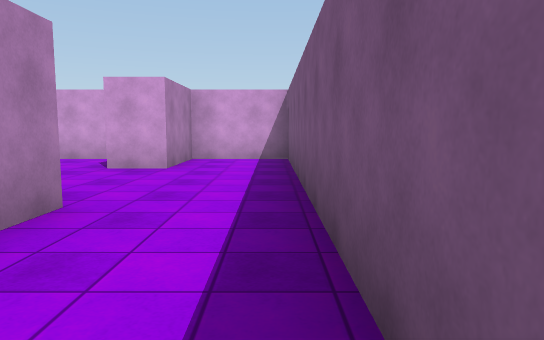
View 1 (above)

16 first-person views from a walk through a Unity game level. The camera is 1.3 m above the floor, tilts 6° down and sees 70° across. The floor is counted in squares, 2 m on a side. Each view is taken from the middle of a square. On the plan, view 1 faces up. The plan holds only what a view shows up to about 11 squares ahead; the rest is blank. The player character is not drawn. Surface patterns are stand-ins for the level's own textures.

View 2
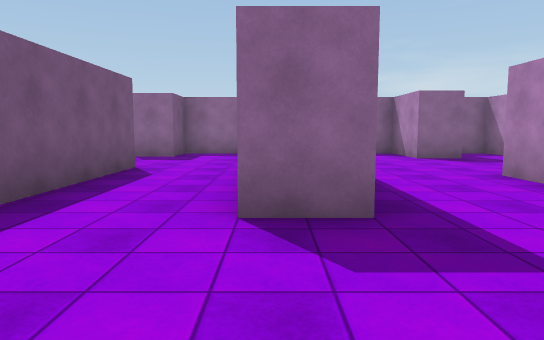

View 3
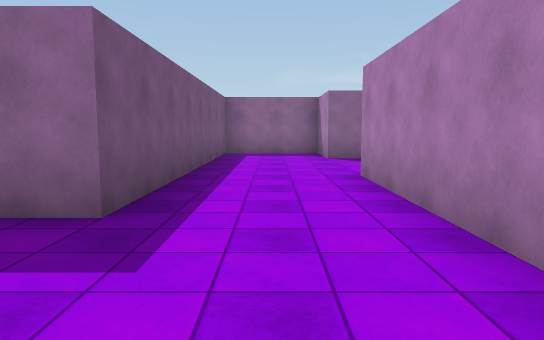

View 4
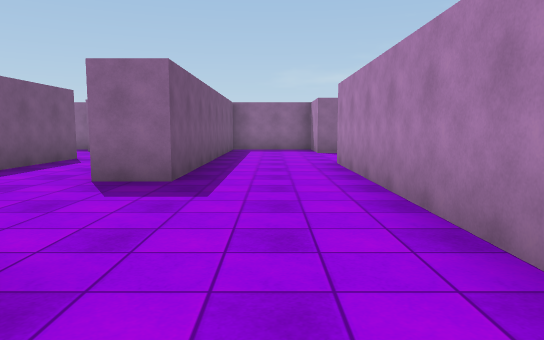

View 5
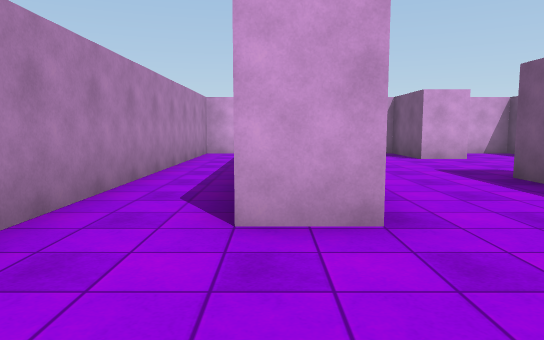

View 6
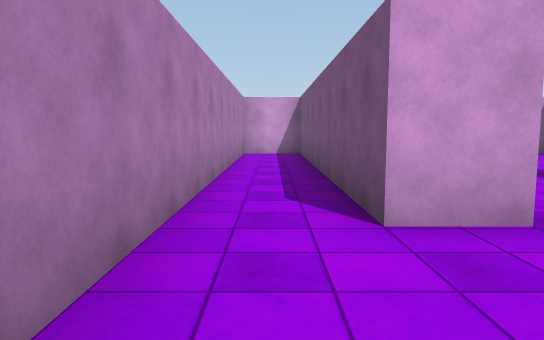

View 7
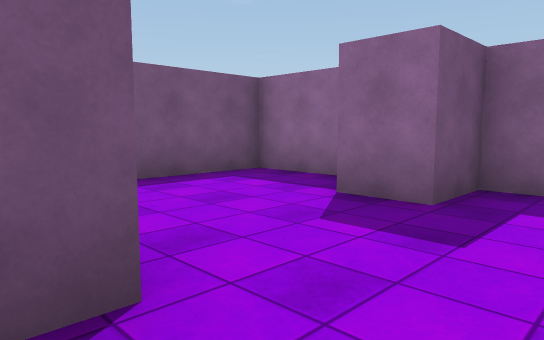

View 8
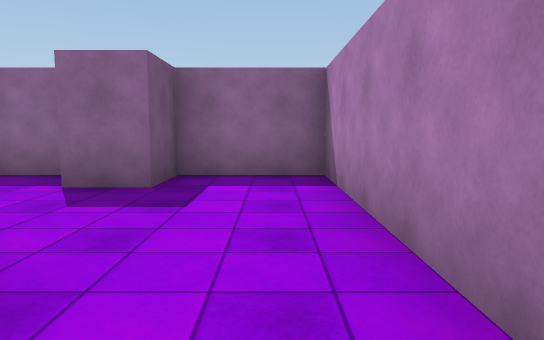

View 9
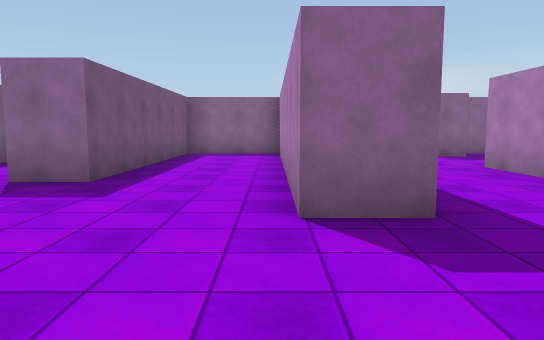

View 10
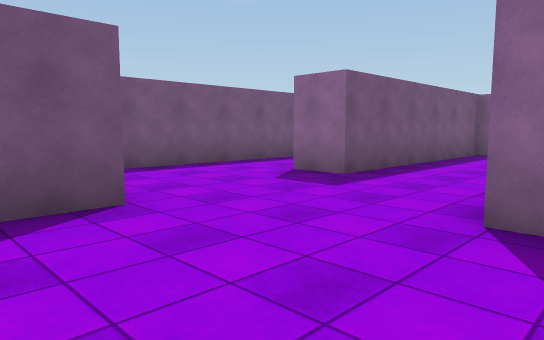

View 11
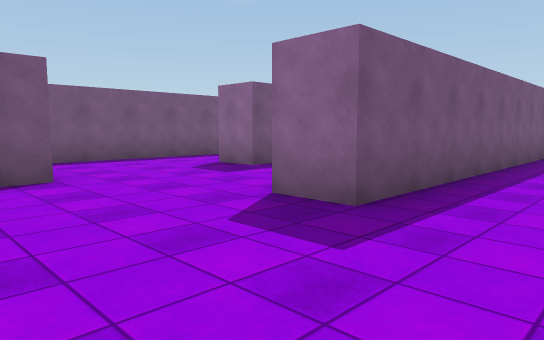

View 12
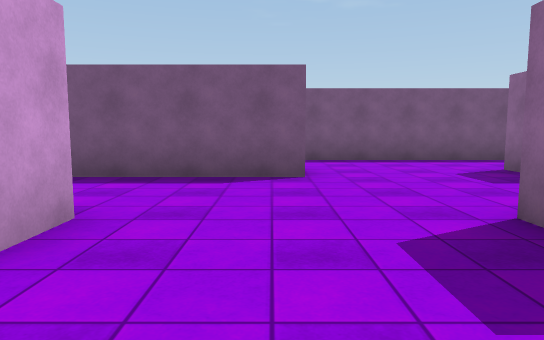

View 13
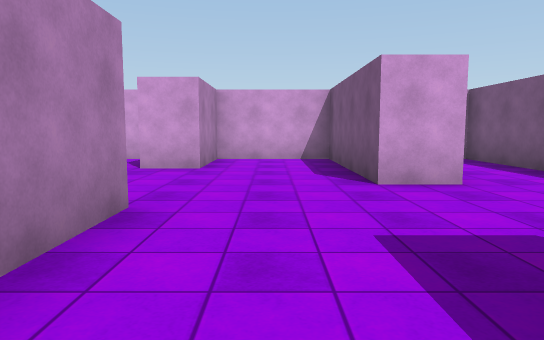

View 14
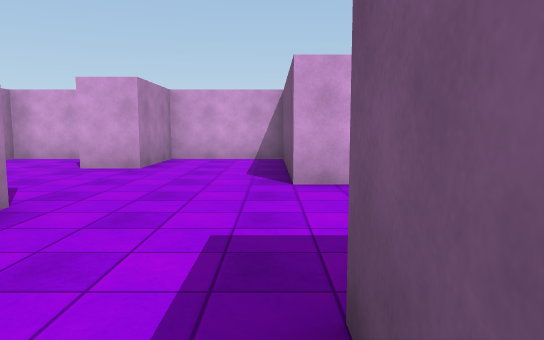

View 15
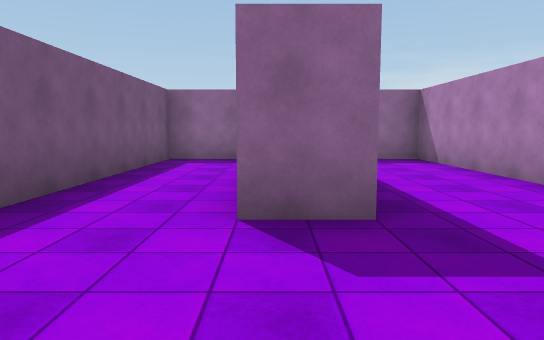

View 16
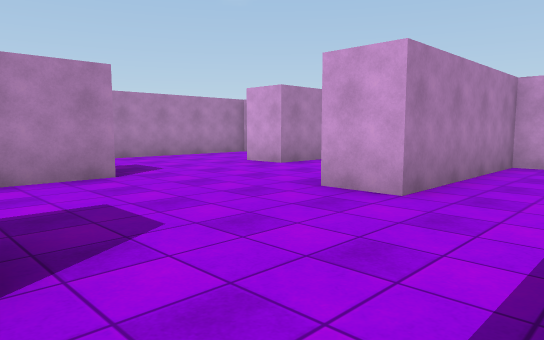

### Floor plan
Points are (right, up) in squares from view 1. A wall is a line through its corners. A room is listed if a view was taken in it or the views show most of it. See-through windows are left out.
Room 1 (views 1, 2, 3, 4, 5, 6, 7, 8)
walls: (-1.8, 0) (-1.8, -4.5) (0.3, -4.5) (0.3, -3.3) (1.4, -3.3); (0.3, -0.8) (0.3, 8.5) (-1.8, 8.5) (-1.8, 6.4) (-2.8, 6.4) (-2.8, 8.5) (-4.8, 8.5); (-5.3, 6.2) (-5.3, 0.5) (-6.2, 0.5) (-6.2, 8.5) (-7.7, 8.5) (-7.7, -1); (-6.4, -2.7) (-5.3, -2.7) (-5.3, -4.5) (-2.8, -4.5) (-2.8, 3.2) (-1.8, 3.2) (-1.8, 2.4); (-7.7, -3.6) (-7.7, -4.5) (-7.1, -4.5); (2, -4.5) (3.8, -4.5) (3.8, -1.5)
ways out: opening at (2.5, -1.5) to room 2
Room 2 (views 9, 10, 11, 12, 13, 14, 15, 16)
walls: (3.8, -1.5) (3.8, 3.2) (4.8, 3.2) (4.8, -4.5) (7.2, -4.5) (7.2, 1.2) (8.2, 1.2); (1.4, 0.9) (1.4, -0.8); (10.2, 6) (10.2, 8.5) (8.3, 8.5) (8.3, 4.6) (7.2, 4.6) (7.2, 8.5) (4.8, 8.5) (4.8, 6.4) (3.8, 6.4); (3.1, 8.5) (1.4, 8.5) (1.4, 4.6); (8.8, -4.5) (10.2, -4.5) (10.2, 4.4)
ways out: opening at (2.5, -1.5) to room 1

Where each view was taken, in squares from view 1:
view 1: 0 up, 0 right, facing up
view 2: 6 up, 2 left, facing down
view 3: 6 up, 4 left, facing down
view 4: 8 up, 4 left, facing down
view 5: 2 down, 6 left, facing up
view 6: 2 down, 7 left, facing up
view 7: 0 up, 1 left, facing down-right
view 8: 1 up, 1 left, facing down
view 9: 6 up, 5 right, facing down
view 10: 6 up, 4 right, facing down-right
view 11: 6 up, 2 right, facing down-right
view 12: 5 up, 2 right, facing right
view 13: 0 up, 6 right, facing up
view 14: 0 up, 7 right, facing up
view 15: 4 up, 8 right, facing down
view 16: 1 up, 10 right, facing up-left
